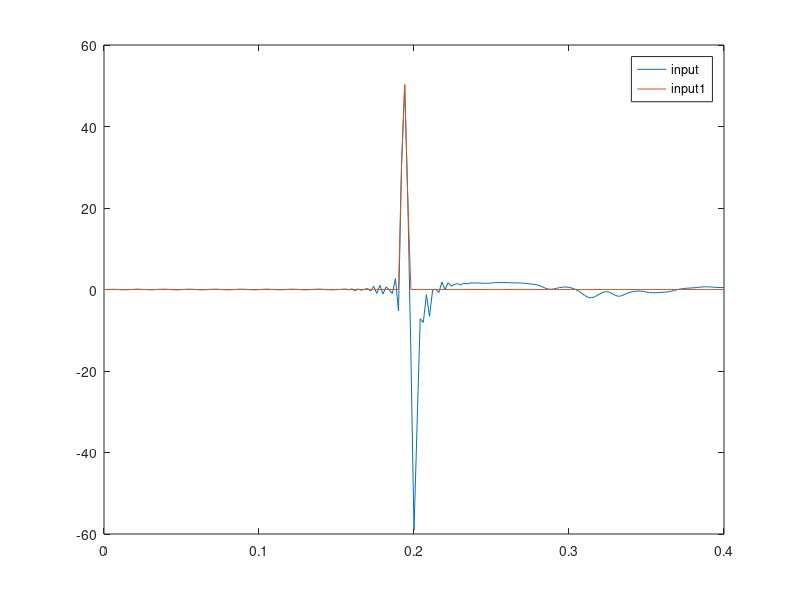
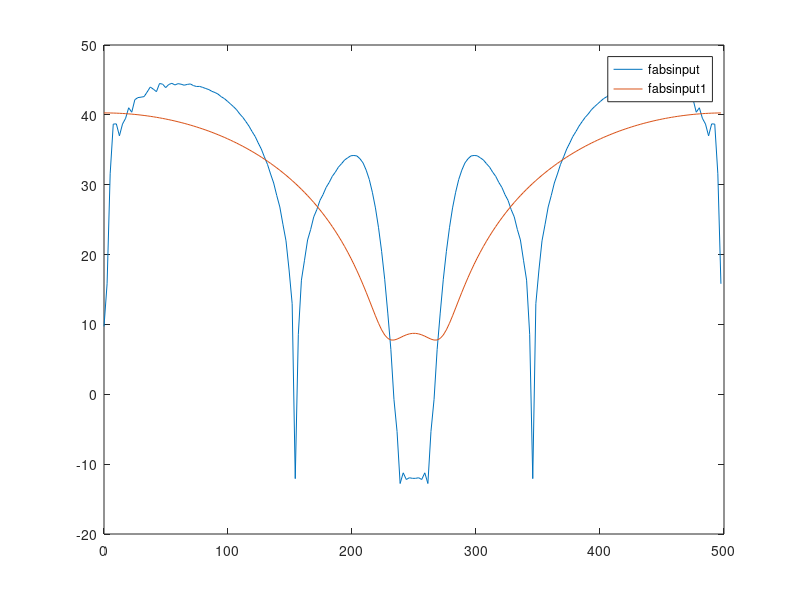

Here is the MATLAB script that generated these plots, in order: (Note: this script raises an error after producing the figures.)
clc
clear all;
close all;

input=[0.000     0.012     0.032     0.044     0.020    -0.026    -0.068 ...
-0.077    -0.040     0.010     0.057     0.076     0.045    -0.004 ...
-0.051    -0.075    -0.052    -0.005     0.043     0.075     0.059 ...
 0.012    -0.037    -0.072    -0.065    -0.023     0.026     0.068 ...
 0.071     0.032    -0.018    -0.062    -0.073    -0.039     0.010 ...
 0.057     0.075     0.046    -0.003    -0.050    -0.074    -0.052 ...
-0.004     0.045     0.077     0.061     0.014    -0.036    -0.073 ...
-0.066    -0.023     0.027     0.070     0.072     0.032    -0.016 ...
-0.061    -0.073    -0.039     0.009     0.055     0.073     0.044 ...
-0.004    -0.051    -0.076    -0.056    -0.009     0.053     0.081 ...
 0.069     0.017    -0.055    -0.048    -0.104     0.013     0.002 ...
 0.057     0.129    -0.096     0.165    -0.291     0.153    -0.198 ...
 0.033     0.250    -0.383     0.783    -0.972     1.035    -1.088 ...
 0.623    -0.024    -0.995     2.703    -5.253    30.984    50.263 ...
22.011   -16.056   -59.076   -33.010    -7.162    -8.071    -1.255 ...
-6.592    -0.126     0.063    -0.782     1.831    -0.028     1.655 ...
 0.826     1.223     1.453     1.137     1.528     1.381     1.578 ...
 1.615     1.601     1.594     1.538     1.519     1.548     1.593 ...
 1.670     1.716     1.734     1.722     1.689     1.660     1.629 ...
 1.626     1.609     1.569     1.508     1.416     1.333     1.234 ...
 1.073     0.810     0.460     0.165     0.053     0.125     0.297 ...
 0.470     0.584     0.615     0.531     0.332     0.050    -0.331 ...
-0.840    -1.405    -1.866    -2.047    -1.886    -1.504    -1.050 ...
-0.671    -0.510    -0.641    -1.036    -1.470    -1.664    -1.530 ...
-1.196    -0.854    -0.609    -0.460    -0.387    -0.396    -0.482 ...
-0.614    -0.744    -0.807    -0.795    -0.749    -0.691    -0.640 ...
-0.560    -0.414    -0.231    -0.030     0.139     0.244     0.310 ...
 0.352     0.400     0.476     0.560     0.629     0.668     0.651 ...
 0.598     0.539     0.492     0.481     0.490];

%input(floor(3.0*end/4.0):end)=0;

nt=201;
dt = 2e-3;
t=[0:dt:(nt-1)*dt];
df=1./(nt*dt);
f=[0:df:(nt-1)*df];
omega=2.0*pi*f;

hnf=floor(nt/2);


tau=2.0*5.0/1545.8
% tau=0.0007
%tau=2.0*5.0/1500.0
%tau=2.0*5.0/1000.0
eps=0.5


% nominator=1-exp(-1i*omega*0.008);
% 
% finput=fft(input); 
% finput=finput.*nominator;
% input=real(ifft(finput)); 

% input=input+2.0*randn(size(input)); 

input1=zeros(size(input)); 


for i_iter = 1:nt
    if ((t(i_iter)>0.19)&&(t(i_iter)<0.198))
       input1(i_iter)=input(i_iter);  
    end
end


figure();
plot(t,input,t,input1);
legend('input','input1');


finput=fft(input);


fabsinput=mag2db(abs(fft(input)));
fabsinput1=mag2db(abs(fft(input1))); 


figure(); 
plot(f,fabsinput,f,fabsinput1); 
legend('fabsinput','fabsinput1'); 




%% Deghost
% First way
nominator1=1-exp(1i*omega*tau);
denominator1=2.0-2.0*cos(omega*tau)+eps;
foutput1=finput.*nominator1./denominator1;

% Second way
output2 = zeros(size(input));

for j_iter = 1:30
    
   foutput2 = fft(output2);

   minustshift = exp(1i*tau*omega);
   nominator2 = 1 - minustshift;
   denominator2 = 2 -  2*cos(omega*tau) + eps;
   finput = fft(input);
   foutput2 =( finput.*nominator2 + eps*foutput2)./denominator2;
   for j = nt:-1:floor(nt/2)
    foutput2(j) = conj(foutput2(nt - j + 2));
   end
 

   output2 = real(ifft(foutput2));
 
end

% Third Way
nominator3=1-exp(1i*omega*tau);
denominator3=2.0-2.0*cos(omega*tau)+eps;
foutput3=finput.*nominator3./denominator3;
foutput3(floor(nt/2)+1:nt)=conj(foutput3(nt+2-[floor(nt/2)+1:nt]));
output3=real(ifft(foutput3)); 
output3=(input+output3)/2.0; 


for i_iter=1:nt 
    if ((abs(output3(i_iter))>0.7*abs(input(i_iter)))&&(abs(output3(i_iter))<1.5*abs(input(i_iter))))
        output3(i_iter)=input(i_iter);
    else
        output3(i_iter)=0; 
    end
end


foutput3=fft(output3); 


% Forth way
nominator4=1-exp(1i*omega*tau);
denominator4=2.0-2.0*cos(omega*tau)+eps;
foutput4=finput.*nominator4./denominator4;
abssmoothfinput=transpose(smooth(abs(finput),30));
angoutput4=angle(foutput4); 
foutput4=abssmoothfinput.*exp(1i*angoutput4); 

% Fifth way
nominator5=1-exp(1i*omega*tau);
denominator5=2.0-2.0*cos(omega*tau)+eps;
foutput5=finput.*nominator5./denominator5;


foutput5(floor(nt/2)+1:nt)=conj(foutput5(nt+2-[floor(nt/2)+1:nt]));
output5=real(ifft(foutput5));

input2=(input+output5)/2.0;

for i_iter=1:nt 
    if ((abs(input2(i_iter))>0.7*abs(input(i_iter)))&&(abs(input2(i_iter))<1.5*abs(input(i_iter))))
        input2(i_iter)=input(i_iter);
    else
        input2(i_iter)=0; 
    end
end

finput2=fft(input2);


% figure();
% plot(t,input,t,output1,t,output2)
% legend('input','output1','output2')


abssmoothfinput=transpose(smooth(abs(finput2)));
angoutput5=angle(foutput5); 
foutput5=abssmoothfinput.*exp(1i*angoutput5); 




ffilter1=abs(nominator1./denominator1);
ffilter2=abs(nominator2./denominator2);



% for i=nt:-1:floor(nt/2)
%    foutput(i)=conj(foutput(nt-i+2)); 
% end


foutput1(floor(nt/2)+1:nt)=conj(foutput1(nt+2-[floor(nt/2)+1:nt]));
foutput2(floor(nt/2)+1:nt)=conj(foutput2(nt+2-[floor(nt/2)+1:nt]));
foutput3(floor(nt/2)+1:nt)=conj(foutput3(nt+2-[floor(nt/2)+1:nt]));
foutput4(floor(nt/2)+1:nt)=conj(foutput4(nt+2-[floor(nt/2)+1:nt]));
foutput5(floor(nt/2)+1:nt)=conj(foutput5(nt+2-[floor(nt/2)+1:nt]));


output1=real(ifft(foutput1));
output2=real(ifft(foutput2));
output3=real(ifft(foutput3));
output4=real(ifft(foutput4)); 
output5=real(ifft(foutput5)); 



%% Mute both sides for a clean output
% [max_out1,nmax1]= max(output1);
% [max_out2,nmax2]= max(output2);
% 
% output_cut1=[output1(nmax1-25:nmax1+25)];  
% output_cut1([1:10 end-9:end])=0;
% output_sym1 =[output1(nmax1-25:nmax1) output1(nmax1-1:-1:nmax1-25)];
% output_sym1([1:10 end-9:end])=0;


figure();
% plot(t,input,t,output1,t,output2,t,output3,t,output4,t,output5);
plot(t,input,t,output2); 
legend('input','deghost2');
% legend('input','deghost1','deghost2','deghost3','deghost4','deghost5');


% figure();
% plot(t,input,t,output3)
% legend('input','deghost3'); 


%% Check the spectrum 
finput=mag2db(abs(fft(input)));
foutput1=mag2db(abs(fft(output1)));
foutput2=mag2db(abs(fft(output2)));
foutput3=mag2db(abs(fft(output3))); 
foutput4=mag2db(abs(fft(output4))); 
foutput5=mag2db(abs(fft(output5))); 


% figure();
% plot(f(1:hnf),finput(1:hnf),f(1:hnf),foutput1(1:hnf),f(1:hnf),foutput2(1:hnf),f(1:hnf),foutput3(1:hnf),f(1:hnf),foutput4(1:hnf),f(1:hnf),foutput5(1:hnf));
% legend('finput','foutput1','foutput2','foutput3','foutput4','foutput5');

figure();
plot(f(1:hnf),finput(1:hnf),f(1:hnf),foutput2(1:hnf));
legend('finput','foutput2');



%% Check the filter spectrum
figure();
plot(f(1:hnf),ffilter1(1:hnf),f(1:hnf),ffilter2(1:hnf));
legend('filter 1','filter 2');



% figure;
% plot(0:dt:(length(output_sym)-1)*dt,output_sym,0:dt:(length(output_sym)-1)*dt,output_cut);
% 
% 
% figure,
% plot([1:length(t)]/max(t),abs(real(fft(input))),'b',[1:length(t)]/max(t),abs(real(fft(output))),'r');
% legend('input','output');


% save('farfield_wavelet_sym.txt','output_sym1','-ascii');
% save('farfield_wavelet.txt','output_cut1','-ascii');


%%% Finer grid source 
% finput=fft(output);
% finedt=dt/20.0;
% finet= 0:finedt:max(t);
% finent = length(finet);
% 
% finefinput=zeros(size(finet));
% finefinput(1:floor(nt/2)-1)=finput(1:floor(nt/2)-1);
% 
% for i_iter=finent:-1:floor(finent/2)
%   finefinput(i_iter)=conj(finefinput(finent-i_iter+2)); 
% end
% 
% fineinput=real(ifft(finefinput));


% figure();
% plot(t,output);
% legend('output');


% figure();
% plot(finet,fineinput);
% legend('fineinput');


% fid=fopen('farfield_sig','w');
% fwrite(fid,input,'single');
% fclose(fid);
% 
% 
% figure();
% plot(t,input);
% legend('input');














